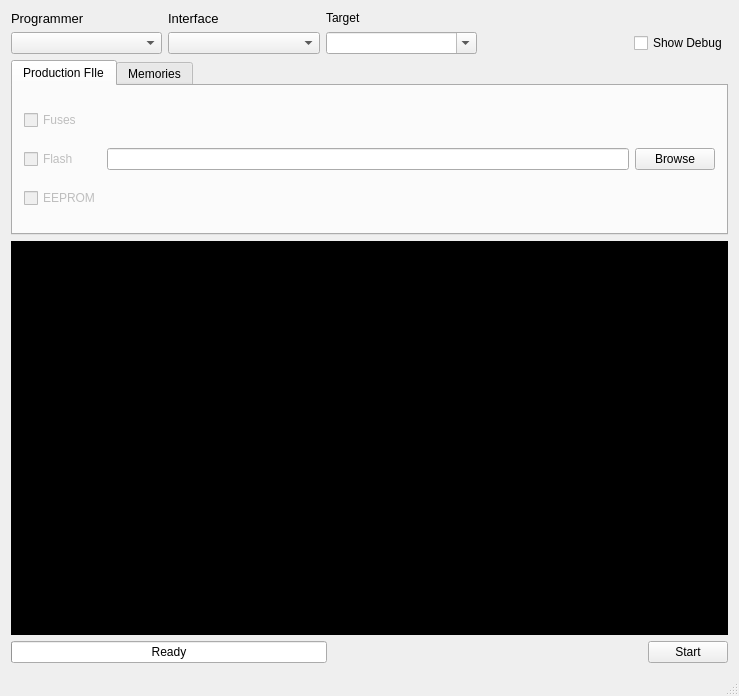
<?xml version="1.0" encoding="UTF-8"?>
<ui version="4.0">
 <class>MainWindow</class>
 <widget class="QMainWindow" name="MainWindow">
  <property name="geometry">
   <rect>
    <x>0</x>
    <y>0</y>
    <width>739</width>
    <height>696</height>
   </rect>
  </property>
  <property name="sizePolicy">
   <sizepolicy hsizetype="Preferred" vsizetype="Maximum">
    <horstretch>0</horstretch>
    <verstretch>0</verstretch>
   </sizepolicy>
  </property>
  <property name="acceptDrops">
   <bool>true</bool>
  </property>
  <property name="windowTitle">
   <string>ATProgram GUI</string>
  </property>
  <widget class="QWidget" name="centralWidget">
   <property name="sizePolicy">
    <sizepolicy hsizetype="Preferred" vsizetype="Maximum">
     <horstretch>0</horstretch>
     <verstretch>0</verstretch>
    </sizepolicy>
   </property>
   <layout class="QVBoxLayout" name="verticalLayout">
    <property name="sizeConstraint">
     <enum>QLayout::SetMinAndMaxSize</enum>
    </property>
    <item>
     <layout class="QGridLayout" name="gridLayout_2">
      <property name="topMargin">
       <number>0</number>
      </property>
      <item row="0" column="2">
       <widget class="QLabel" name="label_4">
        <property name="sizePolicy">
         <sizepolicy hsizetype="Preferred" vsizetype="Maximum">
          <horstretch>0</horstretch>
          <verstretch>0</verstretch>
         </sizepolicy>
        </property>
        <property name="text">
         <string>Target</string>
        </property>
       </widget>
      </item>
      <item row="0" column="0">
       <widget class="QLabel" name="label_2">
        <property name="sizePolicy">
         <sizepolicy hsizetype="Preferred" vsizetype="Maximum">
          <horstretch>0</horstretch>
          <verstretch>0</verstretch>
         </sizepolicy>
        </property>
        <property name="font">
         <font>
          <pointsize>10</pointsize>
         </font>
        </property>
        <property name="text">
         <string>Programmer</string>
        </property>
       </widget>
      </item>
      <item row="1" column="1">
       <widget class="QComboBox" name="interfaceComboBox">
        <property name="sizePolicy">
         <sizepolicy hsizetype="Expanding" vsizetype="Fixed">
          <horstretch>0</horstretch>
          <verstretch>0</verstretch>
         </sizepolicy>
        </property>
       </widget>
      </item>
      <item row="0" column="1">
       <widget class="QLabel" name="label_3">
        <property name="sizePolicy">
         <sizepolicy hsizetype="Preferred" vsizetype="Maximum">
          <horstretch>0</horstretch>
          <verstretch>0</verstretch>
         </sizepolicy>
        </property>
        <property name="font">
         <font>
          <pointsize>10</pointsize>
         </font>
        </property>
        <property name="text">
         <string>Interface</string>
        </property>
       </widget>
      </item>
      <item row="1" column="0">
       <widget class="QComboBox" name="programmerComboBox">
        <property name="sizePolicy">
         <sizepolicy hsizetype="Expanding" vsizetype="Fixed">
          <horstretch>0</horstretch>
          <verstretch>0</verstretch>
         </sizepolicy>
        </property>
       </widget>
      </item>
      <item row="1" column="2">
       <widget class="QComboBox" name="targetComboBox">
        <property name="sizePolicy">
         <sizepolicy hsizetype="Expanding" vsizetype="Fixed">
          <horstretch>0</horstretch>
          <verstretch>0</verstretch>
         </sizepolicy>
        </property>
        <property name="editable">
         <bool>true</bool>
        </property>
       </widget>
      </item>
      <item row="1" column="4">
       <widget class="QCheckBox" name="showDebug">
        <property name="sizePolicy">
         <sizepolicy hsizetype="Preferred" vsizetype="Fixed">
          <horstretch>0</horstretch>
          <verstretch>0</verstretch>
         </sizepolicy>
        </property>
        <property name="text">
         <string>Show Debug</string>
        </property>
       </widget>
      </item>
      <item row="1" column="3">
       <spacer name="horizontalSpacer_2">
        <property name="orientation">
         <enum>Qt::Horizontal</enum>
        </property>
        <property name="sizeHint" stdset="0">
         <size>
          <width>40</width>
          <height>20</height>
         </size>
        </property>
       </spacer>
      </item>
     </layout>
    </item>
    <item>
     <widget class="QTabWidget" name="tabWidget">
      <property name="sizePolicy">
       <sizepolicy hsizetype="Preferred" vsizetype="Maximum">
        <horstretch>0</horstretch>
        <verstretch>0</verstretch>
       </sizepolicy>
      </property>
      <property name="acceptDrops">
       <bool>true</bool>
      </property>
      <property name="currentIndex">
       <number>0</number>
      </property>
      <widget class="QWidget" name="pfileTab">
       <attribute name="title">
        <string>Production FIle</string>
       </attribute>
       <layout class="QHBoxLayout" name="horizontalLayout_6">
        <item>
         <layout class="QVBoxLayout" name="verticalLayout_2">
          <item>
           <widget class="QCheckBox" name="pfileFuses">
            <property name="enabled">
             <bool>false</bool>
            </property>
            <property name="text">
             <string>Fuses</string>
            </property>
           </widget>
          </item>
          <item>
           <widget class="QCheckBox" name="pfileFlash">
            <property name="enabled">
             <bool>false</bool>
            </property>
            <property name="text">
             <string>Flash</string>
            </property>
           </widget>
          </item>
          <item>
           <widget class="QCheckBox" name="pfileEeprom">
            <property name="enabled">
             <bool>false</bool>
            </property>
            <property name="text">
             <string>EEPROM</string>
            </property>
           </widget>
          </item>
         </layout>
        </item>
        <item>
         <widget class="QLineEdit" name="pfileEdit"/>
        </item>
        <item>
         <widget class="QPushButton" name="pfileBrowse">
          <property name="text">
           <string>Browse</string>
          </property>
         </widget>
        </item>
       </layout>
      </widget>
      <widget class="QWidget" name="memTab">
       <attribute name="title">
        <string>Memories</string>
       </attribute>
       <layout class="QHBoxLayout" name="horizontalLayout_3">
        <item>
         <widget class="QGroupBox" name="fuseGroup">
          <property name="sizePolicy">
           <sizepolicy hsizetype="Preferred" vsizetype="Preferred">
            <horstretch>0</horstretch>
            <verstretch>0</verstretch>
           </sizepolicy>
          </property>
          <property name="font">
           <font>
            <pointsize>8</pointsize>
            <weight>50</weight>
            <bold>false</bold>
           </font>
          </property>
          <property name="title">
           <string>Fuses</string>
          </property>
          <property name="checkable">
           <bool>true</bool>
          </property>
          <property name="checked">
           <bool>false</bool>
          </property>
          <layout class="QGridLayout" name="gridLayout">
           <item row="0" column="1">
            <widget class="QLineEdit" name="lowFuseEdit">
             <property name="sizePolicy">
              <sizepolicy hsizetype="Fixed" vsizetype="Fixed">
               <horstretch>0</horstretch>
               <verstretch>0</verstretch>
              </sizepolicy>
             </property>
             <property name="maximumSize">
              <size>
               <width>25</width>
               <height>16777215</height>
              </size>
             </property>
             <property name="inputMask">
              <string>HH</string>
             </property>
             <property name="text">
              <string/>
             </property>
             <property name="cursorPosition">
              <number>2</number>
             </property>
             <property name="alignment">
              <set>Qt::AlignCenter</set>
             </property>
            </widget>
           </item>
           <item row="1" column="0">
            <widget class="QLabel" name="highFuseLabel">
             <property name="text">
              <string>High</string>
             </property>
            </widget>
           </item>
           <item row="0" column="0">
            <widget class="QLabel" name="lowFuseLabel">
             <property name="text">
              <string>Low</string>
             </property>
            </widget>
           </item>
           <item row="2" column="1">
            <widget class="QLineEdit" name="extFuseEdit">
             <property name="sizePolicy">
              <sizepolicy hsizetype="Fixed" vsizetype="Fixed">
               <horstretch>0</horstretch>
               <verstretch>0</verstretch>
              </sizepolicy>
             </property>
             <property name="maximumSize">
              <size>
               <width>25</width>
               <height>16777215</height>
              </size>
             </property>
             <property name="inputMask">
              <string>HH</string>
             </property>
             <property name="alignment">
              <set>Qt::AlignCenter</set>
             </property>
             <property name="clearButtonEnabled">
              <bool>false</bool>
             </property>
            </widget>
           </item>
           <item row="2" column="0">
            <widget class="QLabel" name="extFuseLabel">
             <property name="text">
              <string>Extended</string>
             </property>
            </widget>
           </item>
           <item row="1" column="1">
            <widget class="QLineEdit" name="highFuseEdit">
             <property name="sizePolicy">
              <sizepolicy hsizetype="Fixed" vsizetype="Fixed">
               <horstretch>0</horstretch>
               <verstretch>0</verstretch>
              </sizepolicy>
             </property>
             <property name="maximumSize">
              <size>
               <width>25</width>
               <height>16777215</height>
              </size>
             </property>
             <property name="inputMask">
              <string>HH</string>
             </property>
             <property name="maxLength">
              <number>2</number>
             </property>
             <property name="alignment">
              <set>Qt::AlignCenter</set>
             </property>
            </widget>
           </item>
          </layout>
         </widget>
        </item>
        <item>
         <widget class="QGroupBox" name="flashGroup">
          <property name="sizePolicy">
           <sizepolicy hsizetype="Preferred" vsizetype="Preferred">
            <horstretch>0</horstretch>
            <verstretch>0</verstretch>
           </sizepolicy>
          </property>
          <property name="font">
           <font>
            <pointsize>8</pointsize>
            <weight>50</weight>
            <bold>false</bold>
           </font>
          </property>
          <property name="title">
           <string>Flash</string>
          </property>
          <property name="checkable">
           <bool>true</bool>
          </property>
          <property name="checked">
           <bool>false</bool>
          </property>
          <layout class="QHBoxLayout" name="horizontalLayout_4">
           <item>
            <widget class="QLineEdit" name="flashEdit">
             <property name="dragEnabled">
              <bool>false</bool>
             </property>
            </widget>
           </item>
           <item>
            <widget class="QPushButton" name="flashBrowse">
             <property name="text">
              <string>Browse</string>
             </property>
            </widget>
           </item>
          </layout>
         </widget>
        </item>
        <item>
         <widget class="QGroupBox" name="eepromGroup">
          <property name="sizePolicy">
           <sizepolicy hsizetype="Preferred" vsizetype="Preferred">
            <horstretch>0</horstretch>
            <verstretch>0</verstretch>
           </sizepolicy>
          </property>
          <property name="font">
           <font>
            <pointsize>8</pointsize>
            <weight>50</weight>
            <bold>false</bold>
           </font>
          </property>
          <property name="title">
           <string>EEPROM</string>
          </property>
          <property name="checkable">
           <bool>true</bool>
          </property>
          <property name="checked">
           <bool>false</bool>
          </property>
          <layout class="QHBoxLayout" name="horizontalLayout_5">
           <item>
            <widget class="QLineEdit" name="eepromEdit"/>
           </item>
           <item>
            <widget class="QPushButton" name="eepromBrowse">
             <property name="text">
              <string>Browse</string>
             </property>
            </widget>
           </item>
          </layout>
         </widget>
        </item>
       </layout>
      </widget>
     </widget>
    </item>
    <item>
     <widget class="QTextEdit" name="commandOutput">
      <property name="enabled">
       <bool>true</bool>
      </property>
      <property name="styleSheet">
       <string notr="true">QTextEdit {
	background-color: rgb(0, 0, 0);
	color: rgb(255, 255, 255);
}</string>
      </property>
      <property name="readOnly">
       <bool>true</bool>
      </property>
     </widget>
    </item>
    <item>
     <layout class="QHBoxLayout" name="horizontalLayout">
      <item>
       <widget class="QProgressBar" name="progressBar">
        <property name="maximum">
         <number>1</number>
        </property>
        <property name="value">
         <number>0</number>
        </property>
        <property name="alignment">
         <set>Qt::AlignCenter</set>
        </property>
        <property name="textVisible">
         <bool>true</bool>
        </property>
        <property name="format">
         <string>Ready</string>
        </property>
       </widget>
      </item>
      <item>
       <spacer name="horizontalSpacer">
        <property name="orientation">
         <enum>Qt::Horizontal</enum>
        </property>
        <property name="sizeHint" stdset="0">
         <size>
          <width>40</width>
          <height>20</height>
         </size>
        </property>
       </spacer>
      </item>
      <item>
       <widget class="QPushButton" name="startButton">
        <property name="text">
         <string>Start</string>
        </property>
       </widget>
      </item>
     </layout>
    </item>
   </layout>
  </widget>
  <widget class="QStatusBar" name="statusBar"/>
 </widget>
 <layoutdefault spacing="6" margin="11"/>
 <tabstops>
  <tabstop>lowFuseEdit</tabstop>
  <tabstop>highFuseEdit</tabstop>
  <tabstop>extFuseEdit</tabstop>
  <tabstop>flashEdit</tabstop>
  <tabstop>flashBrowse</tabstop>
  <tabstop>eepromEdit</tabstop>
  <tabstop>eepromBrowse</tabstop>
  <tabstop>startButton</tabstop>
  <tabstop>commandOutput</tabstop>
 </tabstops>
 <resources/>
 <connections/>
</ui>
